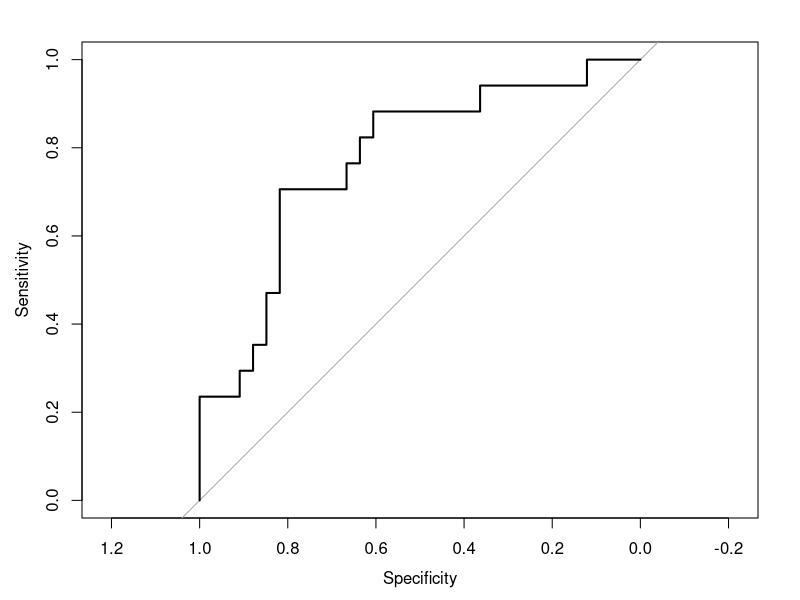
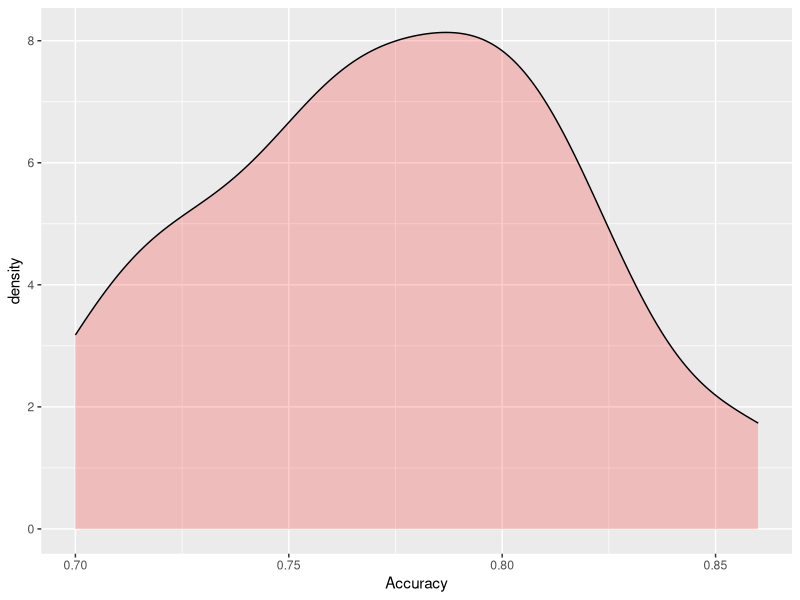
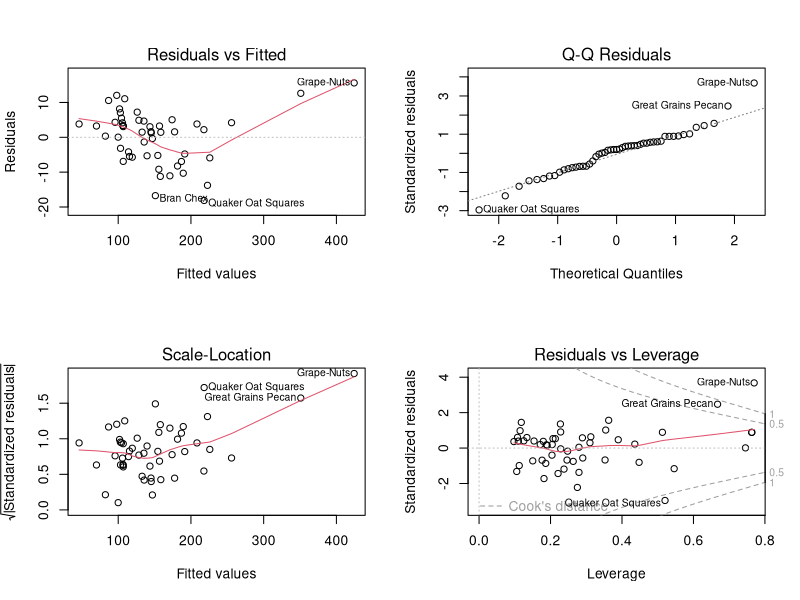
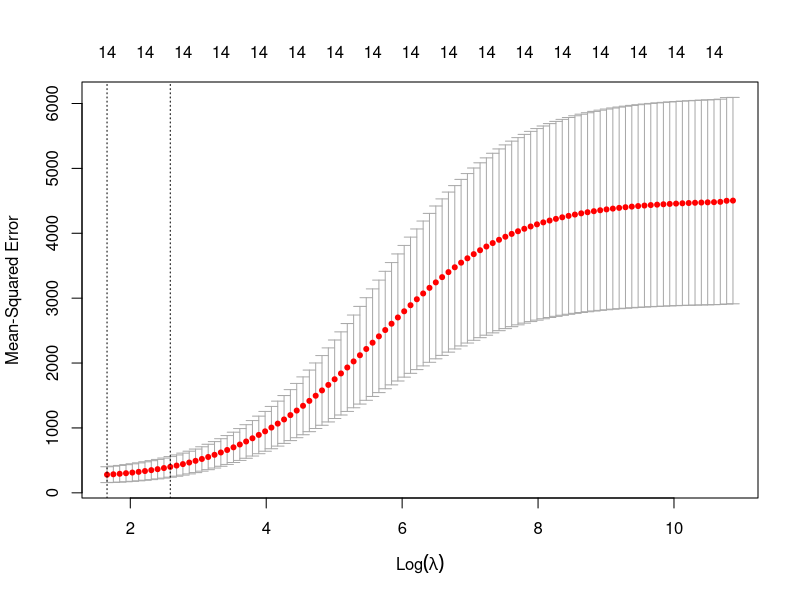
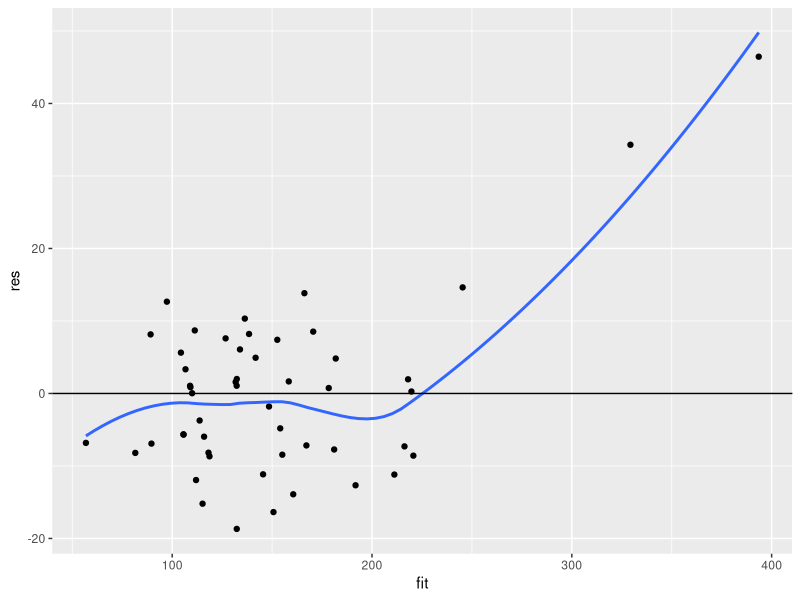
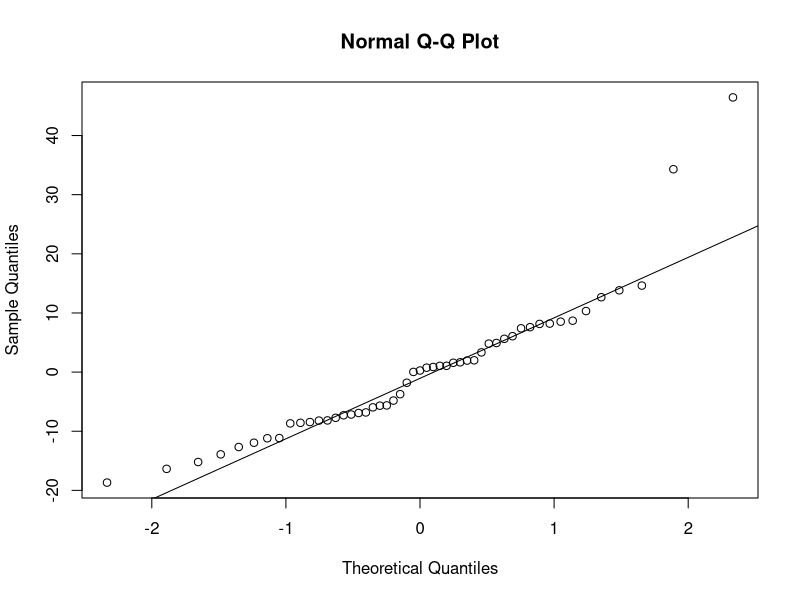
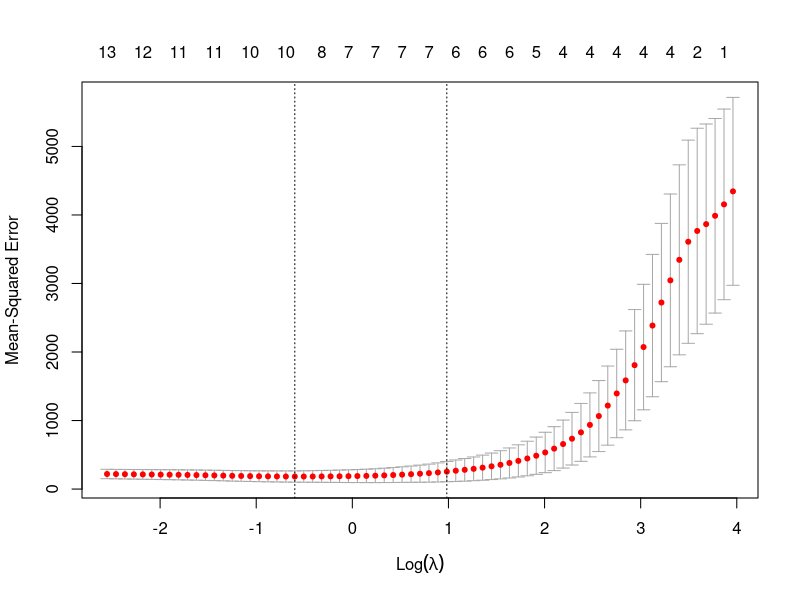
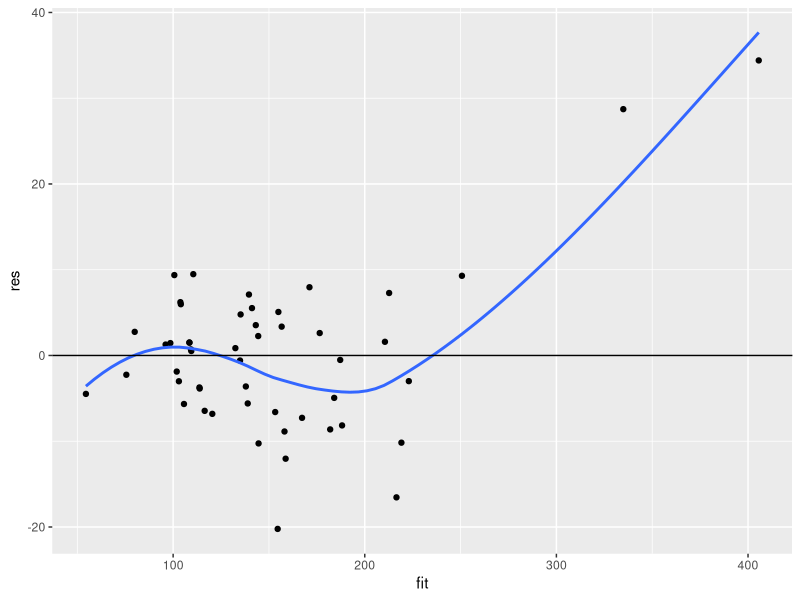

These charts were generated, in order, by the following R code:
library(e1071)
library(caret)
library(ggplot2)
library(lattice)
library(mlbench)
library(Metrics)
library(tidyverse)
library(MASS)
library(pROC)
data("Pima.tr")
?Pima.tr
data.split <- createDataPartition(Pima.tr$type, p = .75, list = F)
training <- Pima.tr[data.split, ]
testing <- Pima.tr[-data.split, ]
view(training)

pima.glml<-glm(type ~ ., data = training, family = "binomial")
summary(pima.glml)

glm1.prob.train <- predict(pima.glml, type = "response")
glm1.prob.test <- predict(pima.glml, newdata = testing, type = "response")
glm1.type.train <- ifelse(glm1.prob.train >= .5, "Yes", "No")
glm1.type.test <- ifelse(glm1.prob.test >= .5, "Yes", "No")
accuracy(actual = training$type, predicted = glm1.type.train)
accuracy(actual = testing$type, predicted = glm1.type.test)
actual_type <- factor(testing$type)
roc(response = actual_type,
    predictor = glm1.prob.test, plot = T)

set.seed(1234)
pima.glm.cv <- train(type ~ ., data = training,
                      method = "glm", family = "binomial",
                      trControl = trainControl(method = "repeatedcv",
                                               repeats = 5, number = 3,
                                               savePredictions = T))
pima.glm.cv$results
pima.glm.cv

set.seed(1234)
pima.cv <- train(type ~ ., data = Pima.tr,
                  method = "glm", family = "binomial",
                  trControl = trainControl(method = "repeatedcv",
                                           repeats = 5, number = 3, p=.75,
                                           savePredictions = T))
pima.cv$results

pima.glm.cv$resample

ggplot(data = pima.glm.cv$resample, aes(x = Accuracy)) +
  geom_density(alpha = .2, fill="red")
quantile(pima.glm.cv$resample$Accuracy)

pima.glm2 <- pima.glm.cv$finalModel
summary(pima.glm2)

#q7
library(glmnet)
library(Matrix)
library(MASS)
library(foreach)
library(carData)
library(car)
data("UScereal")
?UScereal
view(UScereal)

UScereal$vitamins<-factor(UScereal$vitamins, labels = c("none" , "enriched", "full"))
data.split <- createDataPartition(UScereal$calories, p = .75, list = F)
training <- UScereal[data.split, ]
testing <- UScereal[-data.split, ]
cereal.glm <- lm( calories ~ mfr + protein + fat + sodium + fibre + carbo + sugars +shelf + vitamins, 
                   data = training)
summary(cereal.glm)
par(mfrow = c(2,2))
plot(cereal.glm)
par(mfrow = c(1,1))
vif(cereal.glm)

cereal.matrix <- model.matrix( calories ~ mfr + protein + fat + sodium + fibre + carbo + sugars +shelf + 
                                 vitamins, data = training)[, -1] 
cereal.ridge <- cv.glmnet(x = cereal.matrix, y = training$calories,
                         alpha = 0, nfolds = 5)
plot(cereal.ridge)
coef(cereal.ridge, s="lambda.min")
coef(cereal.ridge, s="lambda.1se")
cereal_predictions_ridge <-  predict(cereal.ridge, s = cereal.ridge$lambda.1se,
                                      newx = cereal.matrix)
ridge_output <- data.frame(fit = c(cereal_predictions_ridge),
                           res = c(training$calories -
                                     cereal_predictions_ridge))
ggplot(data = ridge_output, aes(x = fit, y = res)) +
  geom_point() +
  geom_smooth(se=F) +
  geom_hline(yintercept = 0)
qqnorm(ridge_output$res)
qqline(ridge_output$res)

cereal.lasso <- cv.glmnet(x = cereal.matrix, y = training$calories, alpha = 1,
                         nfolds = 5)
plot(cereal.lasso)
coef(cereal.lasso, s = "lambda.min")
coef(cereal.lasso, s = "lambda.1se")
cereal_predictions_lasso <-  predict(cereal.lasso, s = cereal.lasso$lambda.1se,
                                      newx = cereal.matrix)
lasso_output<- data.frame(fit = c(cereal_predictions_lasso),
                          res = c(training$calories -
                                    cereal_predictions_lasso))
ggplot(data = lasso_output, aes(x = fit, y = res)) +
  geom_point() +
  geom_smooth(se=F) +
  geom_hline(yintercept = 0)
qqnorm(lasso_output$res)
qqline(lasso_output$res)

testing.matrix <- model.matrix( calories ~ mfr + protein + fat + sodium + fibre + carbo + sugars +shelf + vitamins,
                                 data = testing)[, -1]
rmse(actual = training$calories, predicted = predict(cereal.glm))
rmse(actual = training$calories, predicted = cereal_predictions_ridge)
rmse(actual = training$calories, predicted = cereal_predictions_lasso)

rmse(actual = testing$calories,
     predicted = predict(cereal.glm, newdata = testing))
rmse(actual = testing$calories,
     predicted = predict(cereal.ridge, newx = testing.matrix,
                         s = cereal.ridge$lambda.1se))
rmse(actual = testing$calories,
     predicted = predict(cereal.lasso, newx = testing.matrix,
                         s = cereal.lasso$lambda.1se))
